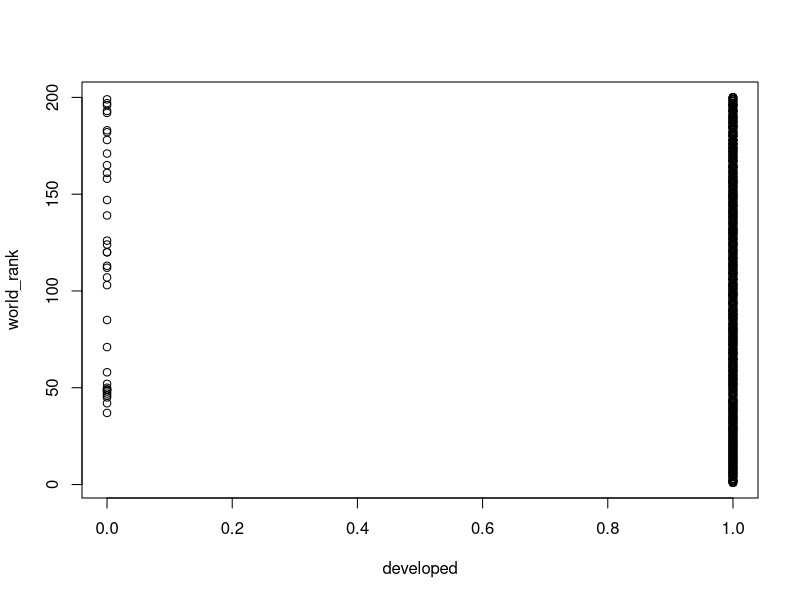
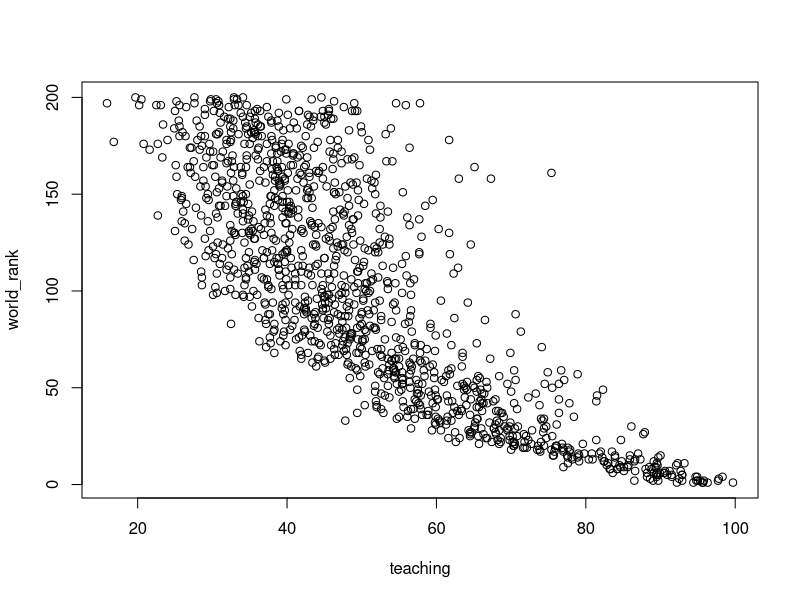
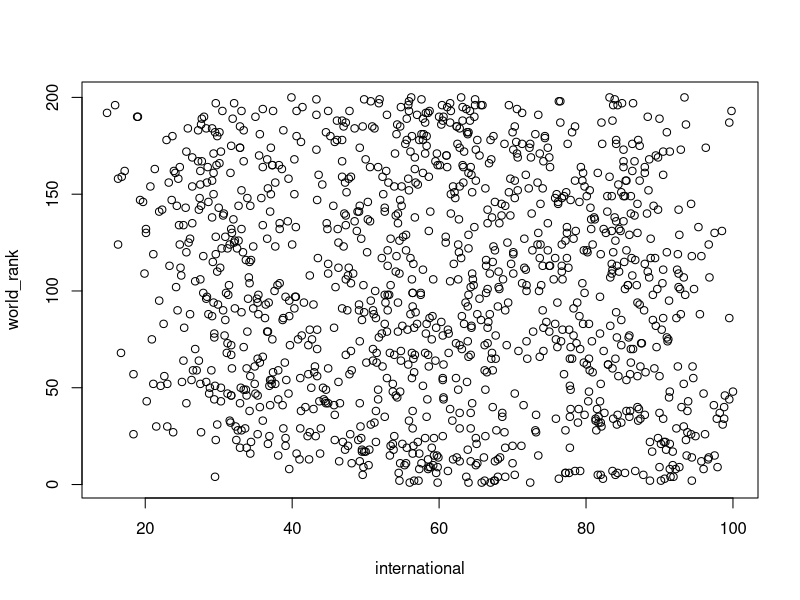
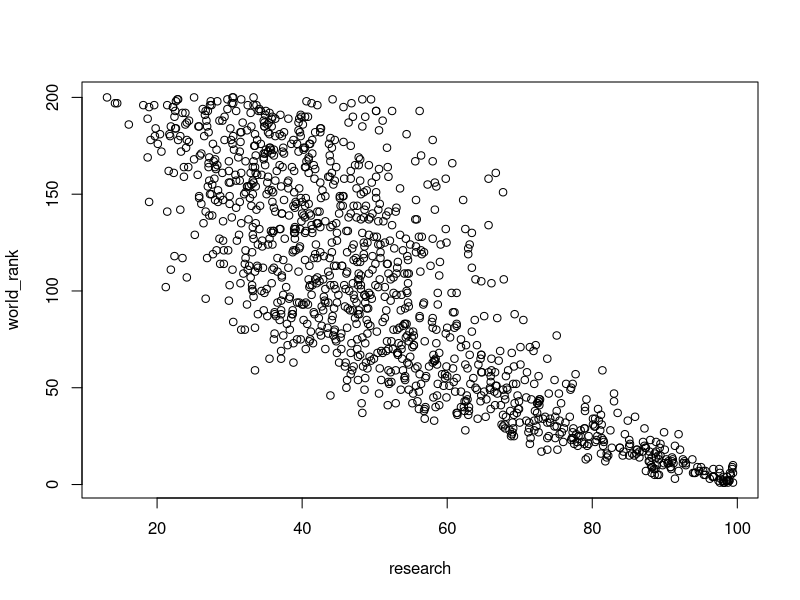
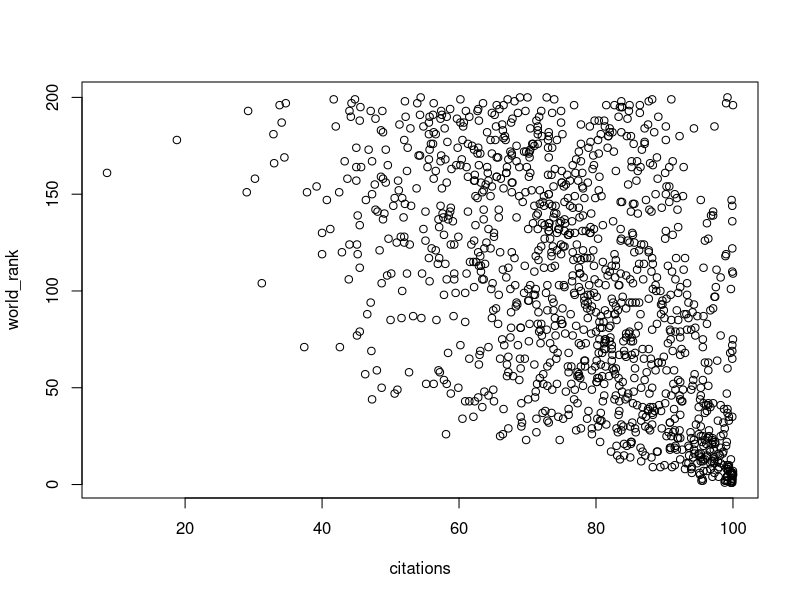
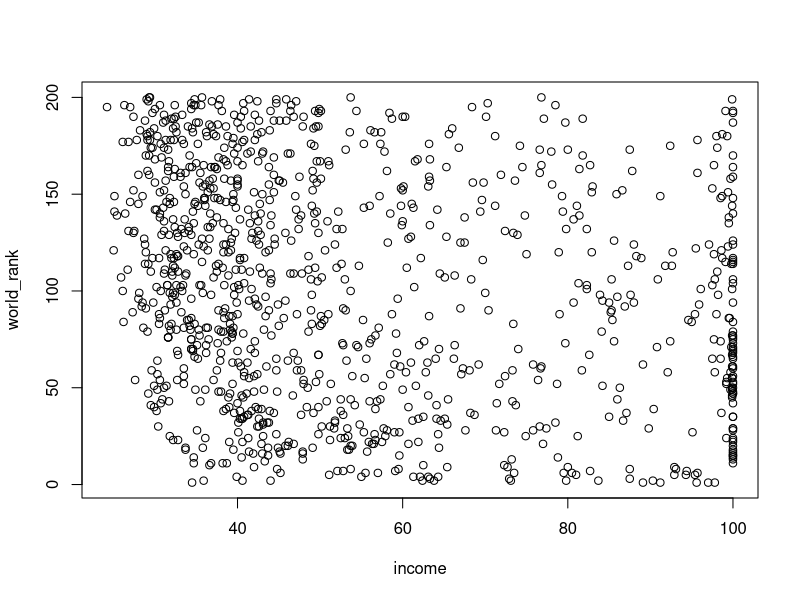
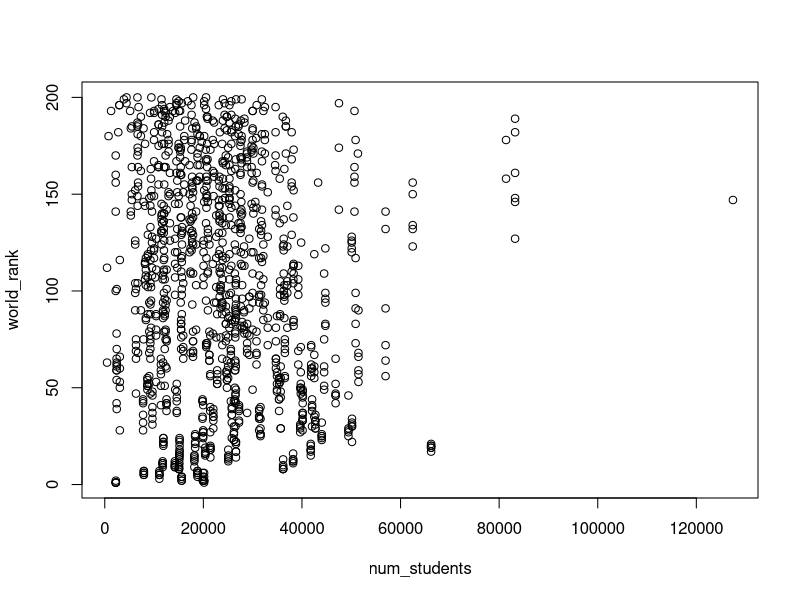
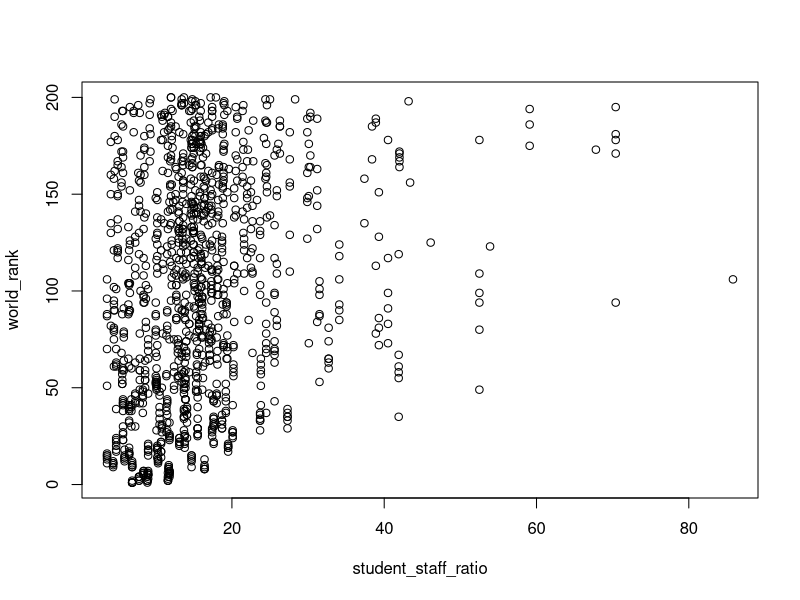

These charts were generated, in order, by the following R code:
mydata = read.csv("timesData.csv")
attach(mydata)
###scatter plots#################
plot(developed,world_rank)
plot(teaching,world_rank)
plot(international,world_rank)
plot(research,world_rank)
plot(citations,world_rank)
plot(income,world_rank)
plot(num_students,world_rank)
plot(student_staff_ratio,world_rank)
plot(international_students,world_rank)

################################
fit1=lm(world_rank~teaching+international+research+citations+income+num_students+student_staff_ratio+international_students+developed)
summary(fit1)


################################
fit2=lm(world_rank~teaching+international+research+citations+income+num_students+student_staff_ratio)
summary(fit2)
################################
testdata=read.csv("testdata.csv")
attach(testdata)
rank_estimate=round(359.3-0.9811*teaching-0.2762*international-1.346*research-1.385*citations-0.2133*income-0.0003155*num_students+0.2148*student_staff_ratio)
diff=rank_estimate-world_rank
list(world_rank,rank_estimate,diff)

plot(rank_estimate,world_rank)
plot(world_rank,diff)




